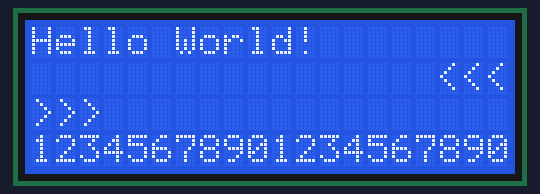
A program run on a simulated Raspberry Pi (BCM pin numbers). On the bench: 20×4 character LCD. At 20.5 s the program stops and its outputs stay as they are.

Above: at 0.3 s.
At 10.5 s:
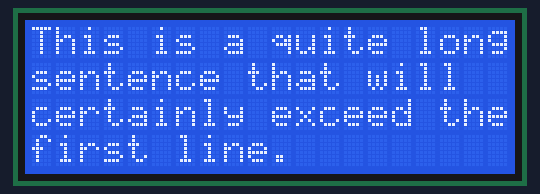

Measured:
- what the display in image 0 shows lasts 10.1 s, from 0.2 s to 10.3 s

The program:

i2c.py
```python
# Printing to a 16x2 LCD Text Display Using I2C
from rpi_lcd import LCD
import time

# Connect VCC to 5V, GND to GND, SDA to SDA, and SCL to SCL

# LCD(address=0x27, bus=1, width=20, rows=4, backlight=True)
lcd = LCD()

#* Print Line
# .text(text, line, align='left')
lcd.text("Hello World!", 1)
lcd.text("<<<", 2, 'right')
lcd.text(">>>", 3)
lcd.text("12345678901234567890", 4)
time.sleep(10)

#* Line Breaking / Word Wrapping
# Words extending past the line width are moved to the next line, not broken up.
# Whitespace is removed when jumping to the next line
# Therefore, this:
message = "This is a quite long sentence that will certainly exceed the first line."
# Becomes this:
  # |----Line Width----|
  # This is a quite long
  # sentence that will
  # certainly exceed the
  # first line.
  # |----Line Width----|

lcd.text(message, 1)
time.sleep(10)

lcd.clear()
```
